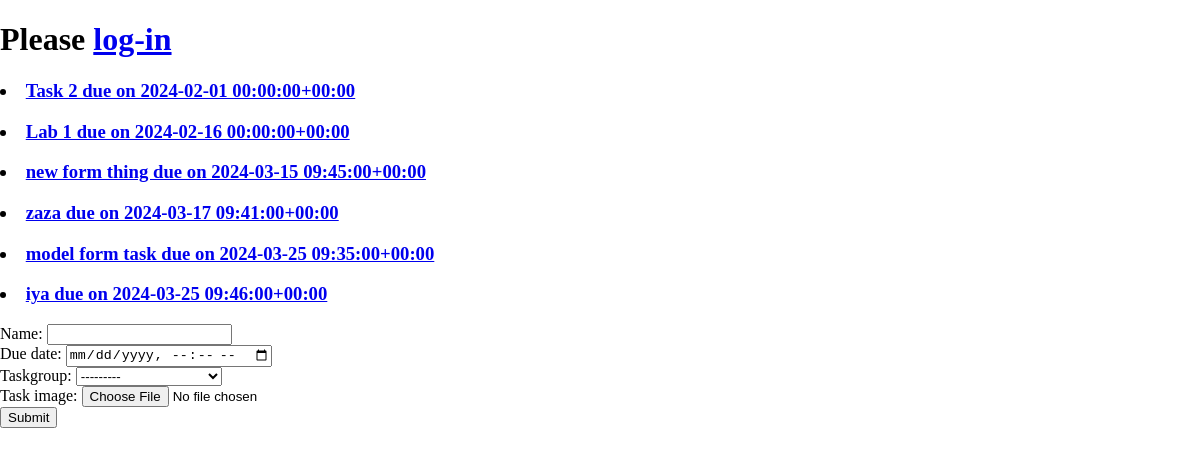
Before: /tasks/list with the older database file.
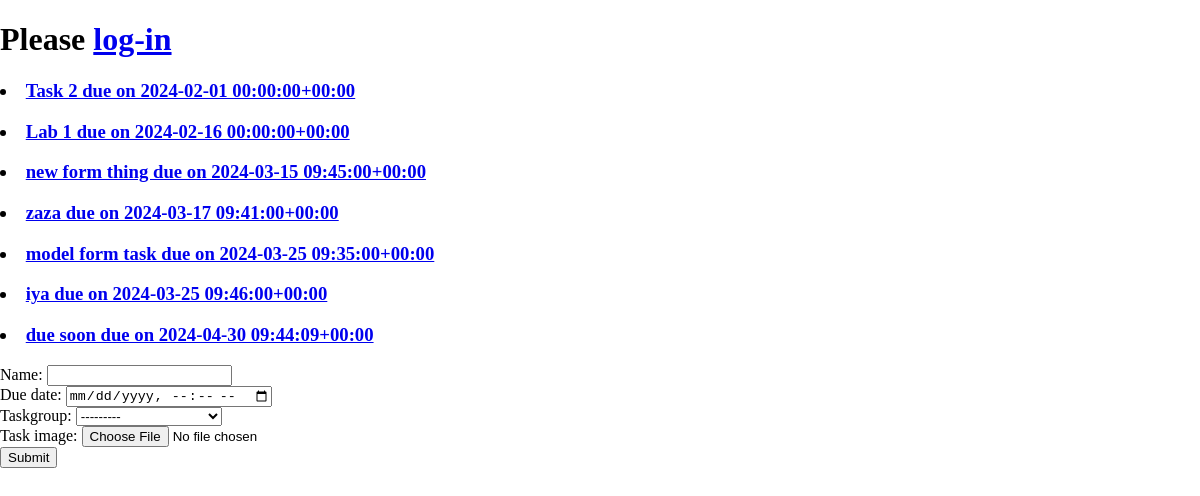
After: the same page with the newer database file.
### tasks/models.py (models this page shows, shortened)
class Task(models.Model):
    name = models.CharField(max_length=100)
    due_date = models.DateTimeField(null=False)
    taskgroup = models.ForeignKey(
        'TaskGroup',
        on_delete=models.CASCADE,
        related_name='tasks'
        )
    task_image = models.ImageField(upload_to="images/", null=True)
    def __str__(self):
        return '{} due on {}'.format(self.name, self.due_date)
    def get_absolute_url(self):
        return reverse('tasks:task-detail', args=[self.pk])
    class Meta:
        ordering = ['due_date'] # sequence matters
        unique_together = ['name', 'due_date'] # doesn't matter on sequence since it's a list # [['name', 'due_date'], ['taskgroup', 'anotherfield']]

### tasks/views.py (the view, shortened to what this page needs)
# urls.py: path('list', TaskListView.as_view(), name="list"),
class TaskListView(ListView):
    model = Task
    template_name = "task_list.html"
    def get_context_data(self, **kwargs):
        ctx = super().get_context_data(**kwargs)
        ctx["taskgroups"] = TaskGroup.objects.all()
        ctx["form"] = TaskForm()
        return ctx

### tasks/forms.py
class TaskForm(forms.ModelForm):
    class Meta:
        model = Task
        fields = "__all__"
        widgets = {
            "due_date":forms.TextInput(
                attrs={"type": "datetime-local"}
            )
        }

### tasks/templates/task_list.html (shortened to what this page needs)
{% extends 'base.html' %}
{% load static %}
{% block main %}
    {% if request.user.is_authenticated %}
        <h1>Hello {{ request.user.username }}</h1>
        <form action="{% url 'logout' %}" method="POST">
            {% csrf_token %}
            <button type="submit">LOG OUT</button>
        </form>
    {% else %}
        <h1>Please <a href="{% url 'login' %}">log-in</a></h1>
    {% endif %}
    {% for task in object_list %}
        <h3>
        <li>
            <a href = "{{ task.get_absolute_url }}">
                {{ task }}
            </a>
        </li>
        </h3>
    {% endfor %}
    <form method="POST">
        {{ form.as_div }}
        <button type="submit">Submit</button>
    </form>
{% endblock %}

Changed rows visible on the page:
added Task: name+due_date "due soon due on 2024-04-30 09:44:09+00:00"
